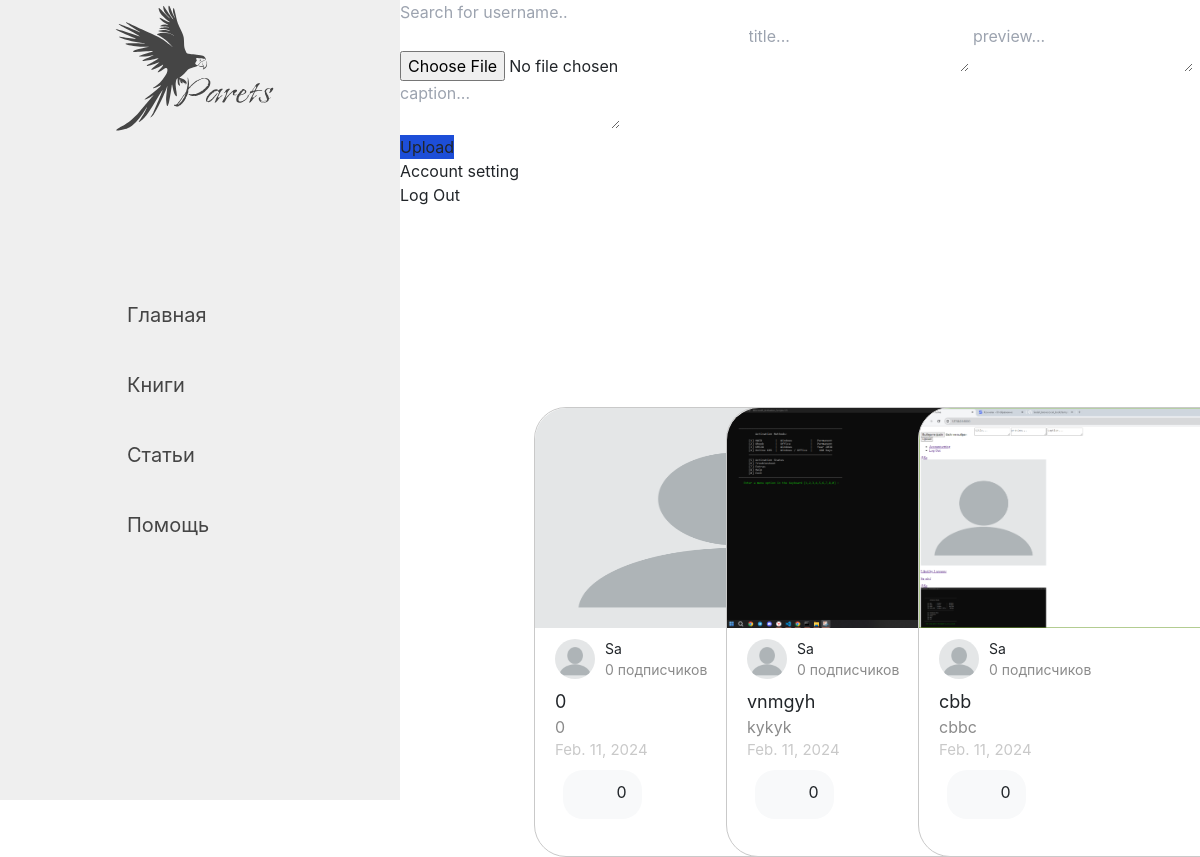
The page / (signed in) on the database as committed earlier.
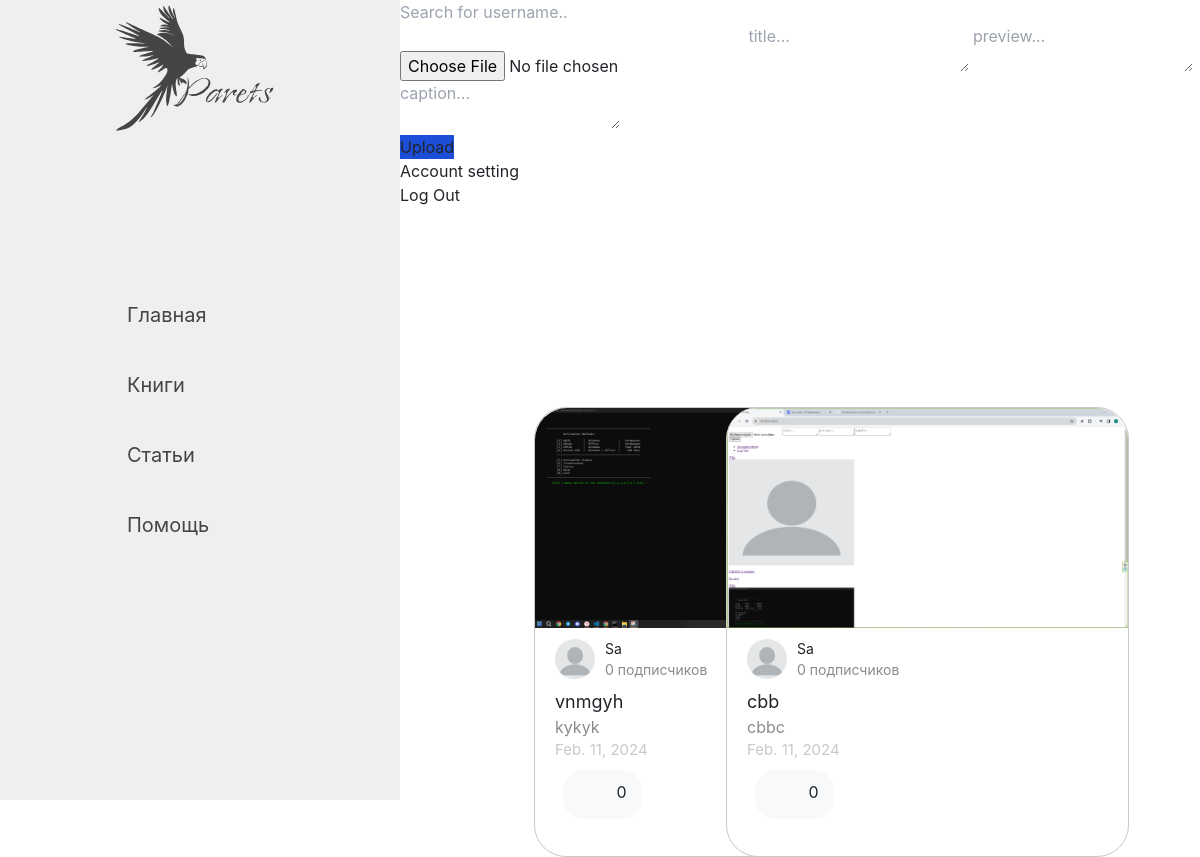
The same page on the database as committed later.
### core/models.py (models this page shows, shortened)
class Post(models.Model):
    user = models.CharField(max_length=100)
    image =  models.ImageField(upload_to='post_images')
    title = models.CharField(max_length=100)
    preview = models.CharField(max_length=300)
    caption = models.TextField()
    created_at = models.DateTimeField(default=datetime.now)
    no_of_likes = models.IntegerField(default=0)
    likes = models.ManyToManyField(User,related_name='user_like', blank=True)
    @property
    def total_likes(self):
        return self.likes.count()

class Profile(models.Model):
    user = models.ForeignKey(User, on_delete=models.CASCADE)
    id_user = models.IntegerField()
    bio = models.TextField(blank=True)
    profileimg = models.ImageField(upload_to='profile_images', default='blank_profile_pictre.png')
    location = models.CharField(max_length=100, blank=True)

### core/views.py (the view)
# urls.py: path('', views.index, name='index'),
@login_required(login_url='signin')
def index(request):
    user_object = User.objects.get(username=request.user.username)
    user_profile = Profile.objects.get(user=user_object)
    post = Post.objects.all()
    current_user = request.user
    user_profiles = Profile.objects.all()
    user_subscriber_counts = {}
    for profile in user_profiles:
        user_followers = FollowersCount.objects.filter(user=profile.user).count()
        user_subscriber_counts[profile.user.username] = user_followers
    return render(request, 'index.html', {'user_profile': user_profile, 'posts':post, 'user_subscriber_counts': user_subscriber_counts, 'current_user': current_user})

### core/templatetags/custom_filters.py (called while the page is built)
@register.filter
def get_item(dictionary, key):
    return dictionary.get(key, 0)

### templates/index.html (shortened to what this page needs)
{% load static %}
{% load custom_filters %}
<!DOCTYPE html>
<html lang="en">
<head>
    <link rel="stylesheet"  href="{% static 'main.css' %}">
    <script src="https://cdn.tailwindcss.com"></script>
    <link rel="stylesheet" href="{% static 'blog/css/bootstrap.min.css' %}" />
    <link rel="stylesheet" href="{% static 'blog/css/icofont/icofont/icofont.min.css' %}" />
</head>
<body>
    <aside>
        <div class="logo">
            <img class="logo_img" src="media/site_icon/Logo.svg">
        </div>
        <ul>
            <a href=""><li>Главная</li></a>
            <a href=""><li>Книги</li></a>
            <a href=""><li>Статьи</li></a>
            <a href=""><li>Помощь</li></a>
        </ul>
    </aside>
            <header>
                <div class="header_inner">
                    <form action="/search" method="POST">
                        <div class="left-side">
                                <input type="text" name="username" placeholder="Search for username..">&nbsp; &nbsp;
                        </div>
                    </form>
                    <form action="upload" method="POST" enctype="multipart/form-data">
                        <div>
                            <input type="file" name="image_upload">
                            <textarea  name="title" placeholder="title..."></textarea>
                            <textarea  name="preview" placeholder="preview..."></textarea>
                            <textarea  name="caption" placeholder="caption..."></textarea>
                            <br>
                            <button class="button bg-blue-700 " type="submit">Upload</button>
                        </div>
                    </form>
                 </div>
                    <div>
                        <ul>
                            <li><a href="/settings"> Account setting </a> </li>
                            <li><a href="logout"> Log Out</a></li>
                        </ul>
                    </div>
            </header>
            <div class="conteiner">
                <div class="grid grid-cols-3 gap-10">
                    {% for post in posts %}
                    <div class="post_cart">
                        <div>
                            <img class="img_article"  src="{{post.image.url}}" alt="">
                        </div>
                        <div class="interior_conteiner">
                            <div class="personal_conteiner">
                                <a href=""><img class="user_profile" src="{{user_profile.profileimg.url}}" alt=""></a>
                                <div class="personal_info">
                                    <a href="/profile/{{post.user}}">{{post.user}}</a>
                                    <br>
                                    {% if user_subscriber_counts|get_item:post.user == 0 or user_subscriber_counts|get_item:post.user >= 5  %}
                                        <a  class="followers" href="/profile/{{post.user}}">{{ user_subscriber_counts|get_item:post.user }} подписчиков</a>
                                    {% elif user_subscriber_counts|get_item:post.user == 1 %}
                                        <a class="followers" href="/profile/{{post.user}}">{{ user_subscriber_counts|get_item:post.user }} подписчик</a>
                                    {% elif user_subscriber_counts|get_item:post.user == 2 or 3 or 4   %}
                                        <a class="followers" href="/profile/{{post.user}}">{{ user_subscriber_counts|get_item:post.user }} подписчика</a>
                                    {% endif %}
                                </div>
                            </div>
                                <div class="info_conteiner">
                                    <p class="post_title"><a href="{{ post.id }}">{{post.title|truncatechars:50}}</a></p>
                                    <p class="post_preview"><a href="{{ post.id }}">{{post.preview|truncatechars:90}}</a></p>
                                </div>
                                <p class="post_created_at">{{ post.created_at|date }}</p>
                                <div class="bg-light py-2 px-3 ml-2 mb-1" style="display: inline-block; border-radius: 20px;">
                                    <button type="button" id="{{ post.pk }}" data-url="{% url 'post_like' %}"
                                        class="btn border-0 likebtn m-0 p-0">
                                        <i id="icons" class="icofont icofont-thumbs-up icofont-2x"></i>
                                    </button>
                                    <span id="like_count{{post.pk}}" class="like_count mt-3 pl-2">{{post.total_likes}}</span>
                                </div>
                        </div>
                    </div>
                    {% endfor %}
                </div>
            </div>
</body>
</html>

### static/main.css (style rules this page uses)
body { background: #ffffff; font-family: 'Roboto', sans-serif; margin: 0; font-weight: 400; }
aside { float: left; background: #EFEFEF; width: 400px; height: 100vh; color: #fff; position: fixed; }
ul { list-style: none; }
a { text-decoration: none; }
aside ul li { color: #454545; display: block; margin-top: 40px; text-decoration: none; font-size: 20px; border-radius: 10px; padding-left: 127px; }
.logo { padding-left: 104px; padding-bottom: 120px; }
.conteiner { padding-left: 534px; padding-top: 200px; padding-right: 130px; }
.post_cart { width: 403px; height: 450px; border-radius: 32px; border: 1px solid #C9C9C9; background-color: #fff; }
.img_article { border-radius: 32px 32px 0 0; width: 403px; height: 220px; }
.interior_conteiner { margin-left: 20px; margin-top: 10px; }
.user_profile { width: 40px; height: 40px; border-radius: 50%; }
.personal_conteiner { display: flex; align-items: center; }
.personal_info { padding-left: 10px; font-size: 14px; }
.post_title { font-size: 18px; }
.post_preview { font-size: 16px; color: #8B8B8B; }
header { padding-left: 400px; }
.followers { color: #8B8B8B; }
.info_conteiner { margin-top: 8px; }
.post_created_at { font-size: 15px; color: #C9C9C9; margin-bottom: 8px; }

Rows that differ between the two databases and show on the page:
removed Post: profileimg (placeholder picture), user "Sa", user "0", title "0", preview "0", created_at "Feb. 11, 2024", total_likes "0"
